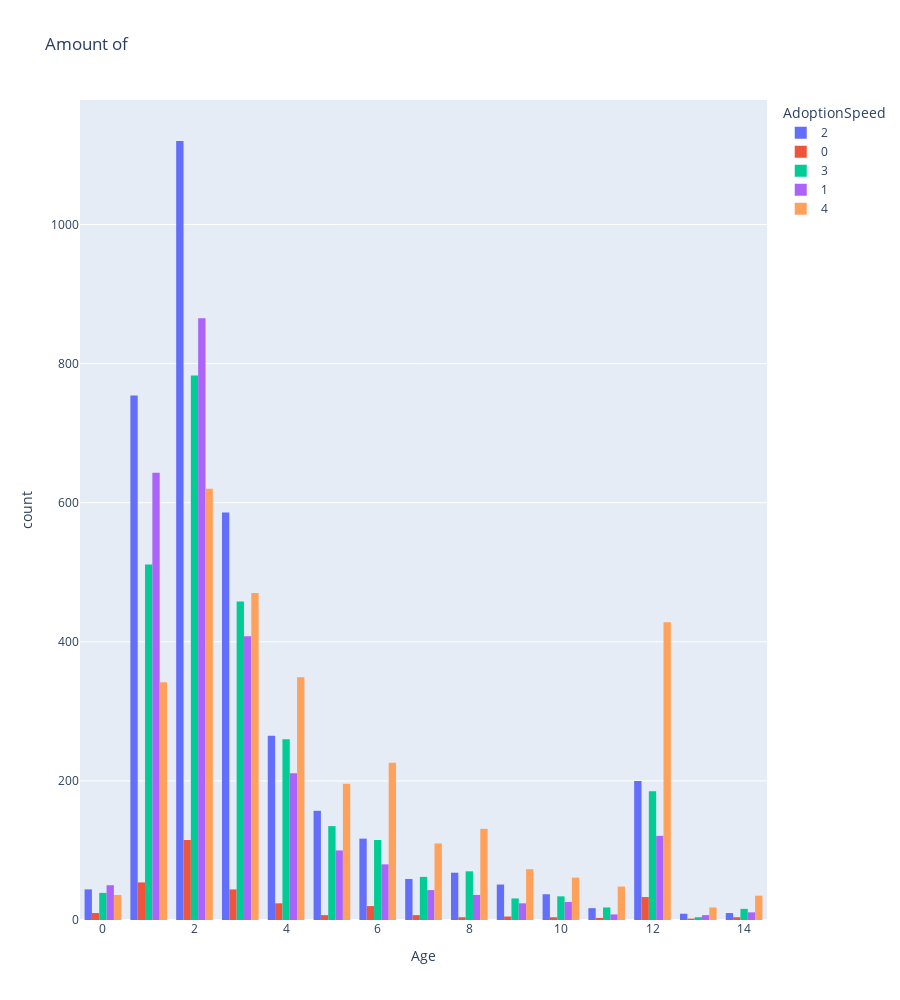

Notebook code cell kept with this figure:
### Code cell
age_df = df[df["Age"] < 15]
px.histogram(age_df, x="Age", color="AdoptionSpeed", barmode="group", height=1000, title="Amount of ")

### Figure 1 — Plotly figure (JSON) as saved in the notebook; plotly's stock layout.template omitted (floating-point values rounded to 4 significant figures; data arrays with more than 128 entries replaced by an {"elided": "..."} marker saying what was removed)
{"data": [{"alignmentgroup": "True", "bingroup": "x", "hovertemplate": "AdoptionSpeed=2<br>Age=%{x}<br>count=%{y}<extra></extra>", "legendgroup": "2", "marker": {"color": "#636efa", "pattern": {"shape": ""}}, "name": "2", "offsetgroup": "2", "orientation": "v", "showlegend": true, "type": "histogram", "x": {"elided": "3494 int values"}, "xaxis": "x", "yaxis": "y"}, {"alignmentgroup": "True", "bingroup": "x", "hovertemplate": "AdoptionSpeed=0<br>Age=%{x}<br>count=%{y}<extra></extra>", "legendgroup": "0", "marker": {"color": "#EF553B", "pattern": {"shape": ""}}, "name": "0", "offsetgroup": "0", "orientation": "v", "showlegend": true, "type": "histogram", "x": {"elided": "336 int values"}, "xaxis": "x", "yaxis": "y"}, {"alignmentgroup": "True", "bingroup": "x", "hovertemplate": "AdoptionSpeed=3<br>Age=%{x}<br>count=%{y}<extra></extra>", "legendgroup": "3", "marker": {"color": "#00cc96", "pattern": {"shape": ""}}, "name": "3", "offsetgroup": "3", "orientation": "v", "showlegend": true, "type": "histogram", "x": {"elided": "2721 int values"}, "xaxis": "x", "yaxis": "y"}, {"alignmentgroup": "True", "bingroup": "x", "hovertemplate": "AdoptionSpeed=1<br>Age=%{x}<br>count=%{y}<extra></extra>", "legendgroup": "1", "marker": {"color": "#ab63fa", "pattern": {"shape": ""}}, "name": "1", "offsetgroup": "1", "orientation": "v", "showlegend": true, "type": "histogram", "x": {"elided": "2633 int values"}, "xaxis": "x", "yaxis": "y"}, {"alignmentgroup": "True", "bingroup": "x", "hovertemplate": "AdoptionSpeed=4<br>Age=%{x}<br>count=%{y}<extra></extra>", "legendgroup": "4", "marker": {"color": "#FFA15A", "pattern": {"shape": ""}}, "name": "4", "offsetgroup": "4", "orientation": "v", "showlegend": true, "type": "histogram", "x": {"elided": "3143 int values"}, "xaxis": "x", "yaxis": "y"}], "layout": {"barmode": "group", "height": 1000, "legend": {"title": {"text": "AdoptionSpeed"}, "tracegroupgap": 0}, "title": {"text": "Amount of "}, "xaxis": {"anchor": "y", "domain": [0, 1], "title": {"text": "Age"}}, "yaxis": {"anchor": "x", "domain": [0, 1], "title": {"text": "count"}}}}
